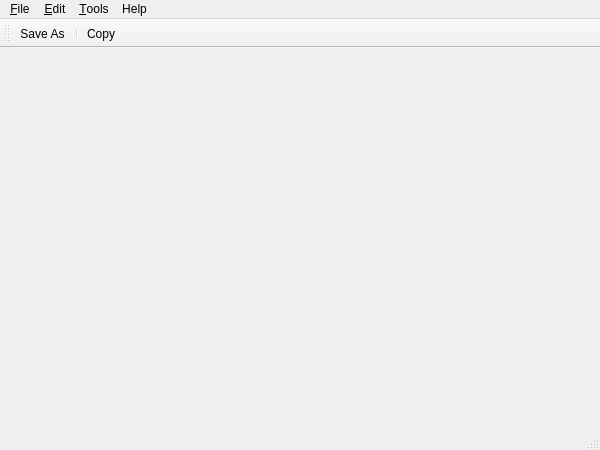
<?xml version="1.0" encoding="UTF-8"?>
<ui version="4.0">
 <class>MainWindow</class>
 <widget class="QMainWindow" name="MainWindow">
  <property name="windowModality">
   <enum>Qt::WindowModal</enum>
  </property>
  <property name="geometry">
   <rect>
    <x>0</x>
    <y>0</y>
    <width>600</width>
    <height>450</height>
   </rect>
  </property>
  <property name="windowTitle">
   <string>Veelinx</string>
  </property>
  <property name="windowIcon">
   <iconset>
    <normaloff>../Icon/ndt_agg1.ico</normaloff>../Icon/ndt_agg1.ico</iconset>
  </property>
  <widget class="QWidget" name="centralWidget">
   <layout class="QVBoxLayout" name="verticalLayout"/>
  </widget>
  <widget class="QMenuBar" name="menuBar">
   <property name="geometry">
    <rect>
     <x>0</x>
     <y>0</y>
     <width>600</width>
     <height>21</height>
    </rect>
   </property>
   <widget class="QMenu" name="menuFile">
    <property name="title">
     <string>&amp;File</string>
    </property>
    <addaction name="action_Open"/>
    <addaction name="actionSaveAs"/>
    <addaction name="separator"/>
    <addaction name="actionQuit"/>
   </widget>
   <widget class="QMenu" name="menuHelp">
    <property name="title">
     <string>Help</string>
    </property>
    <addaction name="actionHelp"/>
    <addaction name="actionAbout"/>
   </widget>
   <widget class="QMenu" name="menu_Edit">
    <property name="title">
     <string>&amp;Edit</string>
    </property>
    <addaction name="actionCopy"/>
   </widget>
   <widget class="QMenu" name="menuTools">
    <property name="title">
     <string>&amp;Tools</string>
    </property>
    <widget class="QMenu" name="menuLanguage">
     <property name="title">
      <string>Language</string>
     </property>
     <addaction name="actionDeutche"/>
     <addaction name="actionEspanol"/>
     <addaction name="actionEnglish"/>
    </widget>
    <addaction name="menuLanguage"/>
    <addaction name="actionPlot"/>
    <addaction name="actionControl"/>
    <addaction name="actionUpload_Data"/>
   </widget>
   <addaction name="menuFile"/>
   <addaction name="menu_Edit"/>
   <addaction name="menuTools"/>
   <addaction name="menuHelp"/>
  </widget>
  <widget class="QToolBar" name="mainToolBar">
   <attribute name="toolBarArea">
    <enum>TopToolBarArea</enum>
   </attribute>
   <attribute name="toolBarBreak">
    <bool>false</bool>
   </attribute>
   <addaction name="actionSaveAs"/>
   <addaction name="separator"/>
   <addaction name="actionCopy"/>
  </widget>
  <widget class="QStatusBar" name="statusBar"/>
  <action name="actionAbout">
   <property name="text">
    <string>&amp;About</string>
   </property>
   <property name="toolTip">
    <string>About program</string>
   </property>
   <property name="shortcut">
    <string>Alt+A</string>
   </property>
  </action>
  <action name="actionQuit">
   <property name="icon">
    <iconset resource="terminal.qrc">
     <normaloff>:/images/application-exit.png</normaloff>:/images/application-exit.png</iconset>
   </property>
   <property name="text">
    <string>&amp;Quit</string>
   </property>
   <property name="shortcut">
    <string>Ctrl+Q</string>
   </property>
  </action>
  <action name="actionCopy">
   <property name="enabled">
    <bool>true</bool>
   </property>
   <property name="icon">
    <iconset resource="terminal.qrc">
     <normaloff>:/images/editcopy.png</normaloff>:/images/editcopy.png</iconset>
   </property>
   <property name="text">
    <string>Copy</string>
   </property>
   <property name="shortcut">
    <string>Ctrl+C</string>
   </property>
  </action>
  <action name="actionSaveAs">
   <property name="icon">
    <iconset resource="terminal.qrc">
     <normaloff>:/images/filesave.png</normaloff>:/images/filesave.png</iconset>
   </property>
   <property name="text">
    <string>Save &amp;As </string>
   </property>
   <property name="shortcut">
    <string>Ctrl+Shift+S</string>
   </property>
  </action>
  <action name="actionHelp">
   <property name="text">
    <string>Help</string>
   </property>
   <property name="shortcut">
    <string>F1</string>
   </property>
  </action>
  <action name="action_Save">
   <property name="enabled">
    <bool>false</bool>
   </property>
   <property name="text">
    <string>&amp;Save</string>
   </property>
   <property name="shortcut">
    <string>Ctrl+S</string>
   </property>
  </action>
  <action name="action_Open">
   <property name="text">
    <string>&amp;Open</string>
   </property>
   <property name="shortcut">
    <string>Ctrl+O</string>
   </property>
  </action>
  <action name="actionPlot">
   <property name="text">
    <string>P&amp;lot</string>
   </property>
   <property name="shortcut">
    <string>Ctrl+L</string>
   </property>
  </action>
  <action name="actionDeutche">
   <property name="text">
    <string>Deutche</string>
   </property>
  </action>
  <action name="actionEspanol">
   <property name="text">
    <string>Espanol</string>
   </property>
  </action>
  <action name="actionEnglish">
   <property name="text">
    <string>English</string>
   </property>
  </action>
  <action name="actionControl">
   <property name="text">
    <string>&amp;Control</string>
   </property>
   <property name="shortcut">
    <string>Ctrl+T</string>
   </property>
  </action>
  <action name="actionUpload_Data">
   <property name="text">
    <string>&amp;Upload Data</string>
   </property>
   <property name="shortcut">
    <string>Ctrl+U</string>
   </property>
  </action>
 </widget>
 <layoutdefault spacing="6" margin="11"/>
 <resources>
  <include location="terminal.qrc"/>
 </resources>
 <connections/>
</ui>
